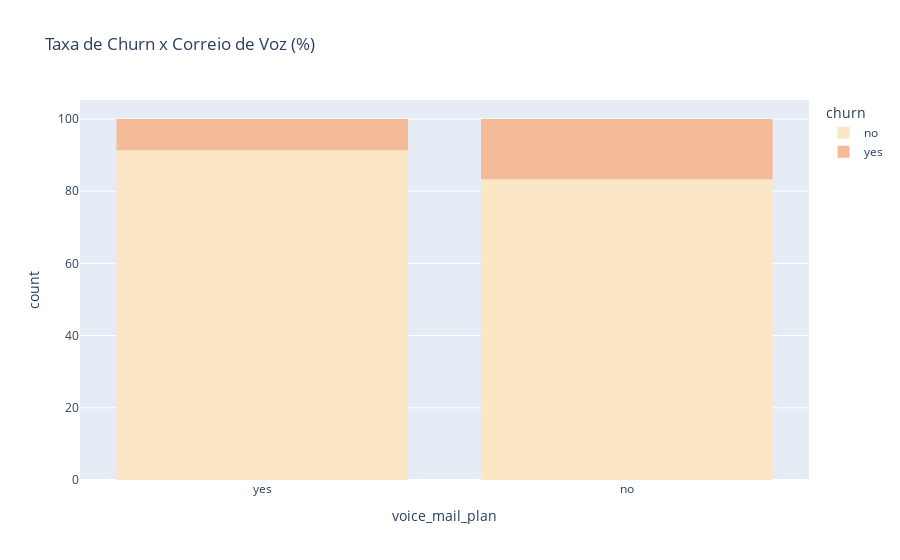

Write notebook code for a chart like this one.
### Markdown cell above
O gráfico nos mostra uma Taxa de Churn consideravelmente maior entre clientes que possuem plano internacional.

### Code cell
c4 = px.histogram(
    dados_treino_original,
    x="voice_mail_plan",
    color="churn",
    barnorm="percent",
    title="Taxa de Churn x Correio de Voz (%)",
    color_discrete_sequence=px.colors.sequential.Burgyl,
)
go.Figure(c4)

### Figure 1 — Plotly figure (JSON) as saved in the notebook; plotly's stock layout.template omitted (floating-point values rounded to 4 significant figures; data arrays with more than 128 entries replaced by an {"elided": "..."} marker saying what was removed)
{"data": [{"alignmentgroup": "True", "bingroup": "x", "hovertemplate": "churn=no<br>voice_mail_plan=%{x}<br>count=%{y}<extra></extra>", "legendgroup": "no", "marker": {"color": "rgb(251, 230, 197)"}, "name": "no", "offsetgroup": "no", "orientation": "v", "showlegend": true, "type": "histogram", "x": {"elided": "2850 str values"}, "xaxis": "x", "yaxis": "y"}, {"alignmentgroup": "True", "bingroup": "x", "hovertemplate": "churn=yes<br>voice_mail_plan=%{x}<br>count=%{y}<extra></extra>", "legendgroup": "yes", "marker": {"color": "rgb(245, 186, 152)"}, "name": "yes", "offsetgroup": "yes", "orientation": "v", "showlegend": true, "type": "histogram", "x": {"elided": "483 str values"}, "xaxis": "x", "yaxis": "y"}], "layout": {"autosize": true, "barmode": "relative", "barnorm": "percent", "legend": {"title": {"text": "churn"}, "tracegroupgap": 0}, "title": {"text": "Taxa de Churn x Correio de Voz (%)"}, "xaxis": {"anchor": "y", "autorange": true, "domain": [0, 1], "range": [-0.5, 1.5], "title": {"text": "voice_mail_plan"}, "type": "category"}, "yaxis": {"anchor": "x", "autorange": true, "domain": [0, 1], "range": [0, 105.3], "title": {"text": "count"}}}}
